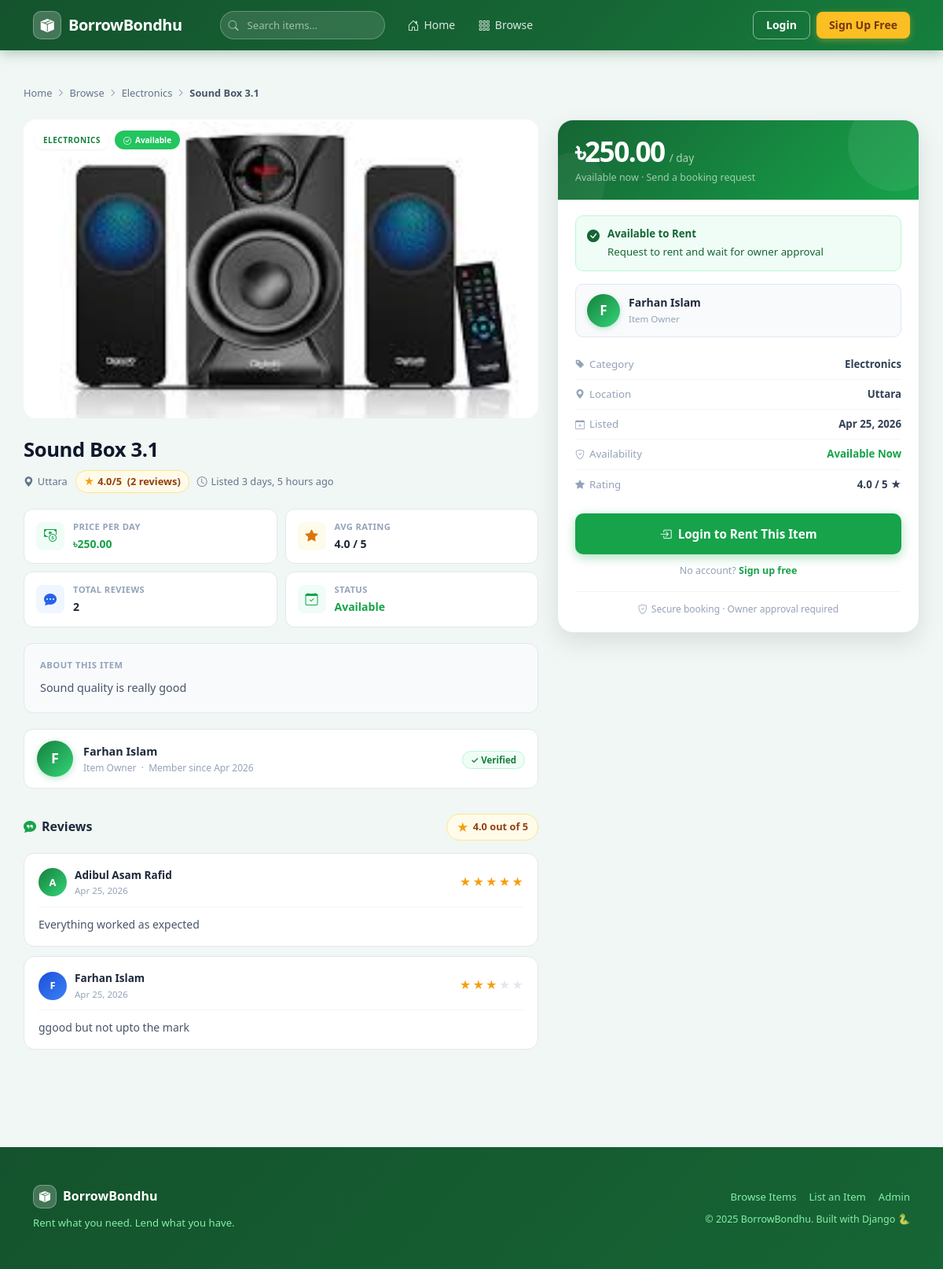
Page /listings/2/ on the committed database.
### listings/models.py (models this page shows, shortened)
class Listing(models.Model):
    CATEGORY_CHOICES = [
        ('cameras', 'Cameras & Photography'),
        ('electronics', 'Electronics'),
        ('tools', 'Tools & Equipment'),
        ('events', 'Event Equipment'),
        ('sports', 'Sports & Outdoors'),
        ('other', 'Other'),
    ]
    owner = models.ForeignKey(User, on_delete=models.CASCADE, related_name='listings')
    title = models.CharField(max_length=200)
    description = models.TextField()
    category = models.CharField(max_length=50, choices=CATEGORY_CHOICES)
    price_per_day = models.DecimalField(max_digits=10, decimal_places=2)
    location = models.CharField(max_length=200)
    image = models.ImageField(upload_to='listings/', blank=True, null=True)
    is_available = models.BooleanField(default=True)
    approved = models.BooleanField(default=False)
    created_at = models.DateTimeField(auto_now_add=True)
    def average_rating(self):
        reviews = self.reviews.all()
        if reviews.exists():
            return round(sum(r.rating for r in reviews) / reviews.count(), 1)
        return None
    def is_currently_booked(self):
        today = timezone.now().date()
        return self.bookings.filter(
            status='accepted',
            start_date__lte=today,
            end_date__gte=today
        ).first()
    def active_booking(self):
        return self.is_currently_booked()

### reviews/models.py (models this page shows, shortened)
class Review(models.Model):
    RATING_CHOICES = [(i, str(i)) for i in range(1, 6)]
    reviewer = models.ForeignKey(User, on_delete=models.CASCADE, related_name='reviews')
    listing = models.ForeignKey(Listing, on_delete=models.CASCADE, related_name='reviews')
    booking = models.OneToOneField(Booking, on_delete=models.CASCADE, related_name='review')
    rating = models.IntegerField(choices=RATING_CHOICES)
    comment = models.TextField()
    created_at = models.DateTimeField(auto_now_add=True)

### listings/views.py (the view)
# urls.py: path('<int:pk>/', views.listing_detail, name='listing_detail'),
def listing_detail(request, pk):
    listing = get_object_or_404(Listing, pk=pk, approved=True)
    reviews = listing.reviews.select_related('reviewer').order_by('-created_at')
    avg_rating = listing.average_rating()
    active_booking = listing.active_booking()  # ← NEW
    return render(request, 'listings/listing_detail.html', {
        'listing': listing,
        'reviews': reviews,
        'avg_rating': avg_rating,
        'active_booking': active_booking,  # ← NEW
    })

### templates/listings/listing_detail.html (shortened to what this page needs)
{% extends 'base.html' %}
{% block content %}
<div class="container detail-page">
  <div class="breadcrumb-bar">
    <a href="{% url 'home' %}">Home</a>
    <i class="bi bi-chevron-right" style="font-size:10px;"></i>
    <a href="{% url 'listing_list' %}">Browse</a>
    <i class="bi bi-chevron-right" style="font-size:10px;"></i>
    <a href="{% url 'listing_list' %}?category={{ listing.category }}">{{ listing.get_category_display }}</a>
    <i class="bi bi-chevron-right" style="font-size:10px;"></i>
    <span style="color:#475569; font-weight:600;">{{ listing.title|truncatechars:35 }}</span>
  </div>
  <div class="row g-4">
    <div class="col-lg-7">
      <div class="main-image-wrap mb-4">
        {% if listing.image %}
          <img src="{{ listing.image.url }}" alt="{{ listing.title }}">
        {% else %}
          <div class="main-image-placeholder">
            <i class="bi bi-image"></i>
            <span>No image uploaded</span>
          </div>
        {% endif %}
        <div class="img-badge-wrap">
          <span class="img-cat-badge">{{ listing.get_category_display }}</span>
          {% if active_booking %}
            <span class="img-avail-badge booked">
              <i class="bi bi-calendar-x"></i> Booked
            </span>
          {% else %}
            <span class="img-avail-badge available">
              <i class="bi bi-check-circle"></i> Available
            </span>
          {% endif %}
        </div>
      </div>
      <h1 class="listing-title">{{ listing.title }}</h1>
      <div class="listing-meta-row">
        <div class="meta-chip">
          <i class="bi bi-geo-alt-fill"></i> {{ listing.location }}
        </div>
        {% if avg_rating %}
          <div class="rating-chip">
            <span style="color:#f59e0b;">★</span>
            {{ avg_rating }}/5 &nbsp;({{ reviews.count }} review{{ reviews.count|pluralize }})
          </div>
        {% else %}
          <div class="rating-chip" style="background:#f0f9ff;border-color:#bae6fd;color:#075985;">
            <i class="bi bi-star" style="font-size:11px;"></i> No reviews yet
          </div>
        {% endif %}
        <div class="meta-chip">
          <i class="bi bi-clock"></i> Listed {{ listing.created_at|timesince }} ago
        </div>
      </div>
      <div class="info-grid">
        <div class="info-box">
          <div class="info-box-icon" style="background:#f0fdf6;color:#16a34a;">
            <i class="bi bi-cash-coin"></i>
          </div>
          <div>
            <div class="info-box-label">Price Per Day</div>
            <div class="info-box-val" style="color:#16a34a;">৳{{ listing.price_per_day }}</div>
          </div>
        </div>
        <div class="info-box">
          <div class="info-box-icon" style="background:#fffbeb;color:#d97706;">
            <i class="bi bi-star-fill"></i>
          </div>
          <div>
            <div class="info-box-label">Avg Rating</div>
            <div class="info-box-val">
              {% if avg_rating %}{{ avg_rating }} / 5{% else %}No ratings{% endif %}
            </div>
          </div>
        </div>
        <div class="info-box">
          <div class="info-box-icon" style="background:#eff6ff;color:#2563eb;">
            <i class="bi bi-chat-dots-fill"></i>
          </div>
          <div>
            <div class="info-box-label">Total Reviews</div>
            <div class="info-box-val">{{ reviews.count }}</div>
          </div>
        </div>
        <div class="info-box">
          {% if active_booking %}
            <div class="info-box-icon" style="background:#fef2f2;color:#ef4444;">
              <i class="bi bi-calendar-x"></i>
            </div>
            <div>
              <div class="info-box-label">Status</div>
              <div class="info-box-val" style="color:#ef4444;">Booked</div>
            </div>
          {% else %}
            <div class="info-box-icon" style="background:#f0fdf6;color:#16a34a;">
              <i class="bi bi-calendar-check"></i>
            </div>
            <div>
              <div class="info-box-label">Status</div>
              <div class="info-box-val" style="color:#16a34a;">Available</div>
            </div>
          {% endif %}
        </div>
      </div>
      <div class="desc-block">
        <div class="block-label">About this item</div>
        <p>{{ listing.description }}</p>
      </div>
      <div class="owner-strip">
        <div class="owner-avatar-lg">
          {% if listing.owner.first_name %}
            {{ listing.owner.first_name|first|upper }}
          {% else %}
            {{ listing.owner.username|first|upper }}
          {% endif %}
        </div>
        <div>
          <div class="owner-name">
            {{ listing.owner.get_full_name|default:listing.owner.username }}
          </div>
          <div class="owner-sub">
            Item Owner &nbsp;·&nbsp; Member since {{ listing.owner.date_joined|date:"M Y" }}
          </div>
        </div>
        <div class="ms-auto">
          <span class="badge-member">✓ Verified</span>
        </div>
      </div>
      <div class="reviews-section">
        <div class="section-head">
          <h5>
            <i class="bi bi-chat-quote-fill" style="color:#16a34a;"></i> Reviews
          </h5>
          {% if avg_rating %}
            <div class="avg-pill">
              <span style="font-size:15px;color:#f59e0b;">★</span>
              {{ avg_rating }} out of 5
            </div>
          {% endif %}
        </div>
        {% for review in reviews %}
          <div class="review-card">
            <div class="review-top">
              <div class="reviewer-row">
                {% if forloop.counter|divisibleby:4 %}
                  <div class="reviewer-av" style="background:linear-gradient(135deg,#334155,#64748b);">
                {% elif forloop.counter|divisibleby:3 %}
                  <div class="reviewer-av" style="background:linear-gradient(135deg,#6d28d9,#a78bfa);">
                {% elif forloop.counter|divisibleby:2 %}
                  <div class="reviewer-av" style="background:linear-gradient(135deg,#1d4ed8,#3b82f6);">
                {% else %}
                  <div class="reviewer-av" style="background:linear-gradient(135deg,#15803d,#34d478);">
                {% endif %}
                  {% if review.reviewer.first_name %}
                    {{ review.reviewer.first_name|first|upper }}
                  {% else %}
                    {{ review.reviewer.username|first|upper }}
                  {% endif %}
                </div>
                <div>
                  <div class="reviewer-nm">
                    {{ review.reviewer.get_full_name|default:review.reviewer.username }}
                  </div>
                  <div class="reviewer-dt">{{ review.created_at|date:"M d, Y" }}</div>
                </div>
              </div>
              <div class="star-row">
                {% for i in "12345" %}
                  <span class="{% if forloop.counter <= review.rating %}filled{% else %}empty{% endif %}">★</span>
                {% endfor %}
              </div>
            </div>
            <p class="review-body">{{ review.comment }}</p>
          </div>
        {% empty %}
          <div class="no-reviews-box">
            <i class="bi bi-chat-dots"></i>
            <p>No reviews yet.<br>Reviews appear here after completed bookings.</p>
          </div>
        {% endfor %}
      </div>
    </div>
    <div class="col-lg-5">
      <div class="booking-card">
        <div class="bc-header {% if active_booking %}booked-bg{% endif %}">
          <div style="display:flex;align-items:baseline;gap:4px;">
            <span class="bc-price">৳{{ listing.price_per_day }}</span>
            <span class="bc-price-unit">/ day</span>
          </div>
          <div class="bc-price-sub">
            {% if active_booking %}
              Rented out · Available from {{ active_booking.end_date|date:"M d, Y" }}
            {% else %}
              Available now · Send a booking request
            {% endif %}
          </div>
        </div>
        <div class="bc-body">
          {% if active_booking %}
            <div class="status-banner booked">
              <i class="bi bi-calendar-x-fill"></i>
              <div>
                <strong>Currently Rented Out</strong>
                Available again from {{ active_booking.end_date|date:"M d, Y" }}
              </div>
            </div>
          {% else %}
            <div class="status-banner available">
              <i class="bi bi-check-circle-fill"></i>
              <div>
                <strong>Available to Rent</strong>
                Request to rent and wait for owner approval
              </div>
            </div>
          {% endif %}
          <div class="bc-owner">
            <div class="bc-owner-av">
              {% if listing.owner.first_name %}
                {{ listing.owner.first_name|first|upper }}
              {% else %}
                {{ listing.owner.username|first|upper }}
              {% endif %}
            </div>
            <div>
              <div class="bc-owner-name">
                {{ listing.owner.get_full_name|default:listing.owner.username }}
              </div>
              <div class="bc-owner-label">Item Owner</div>
            </div>
          </div>
          <div class="detail-rows">
            <div class="detail-row">
              <span class="dr-label"><i class="bi bi-tag-fill"></i> Category</span>
              <span class="dr-val">{{ listing.get_category_display }}</span>
            </div>
            <div class="detail-row">
              <span class="dr-label"><i class="bi bi-geo-alt-fill"></i> Location</span>
              <span class="dr-val">{{ listing.location }}</span>
            </div>
            <div class="detail-row">
              <span class="dr-label"><i class="bi bi-calendar-plus"></i> Listed</span>
              <span class="dr-val">{{ listing.created_at|date:"M d, Y" }}</span>
            </div>
            <div class="detail-row">
              <span class="dr-label"><i class="bi bi-shield-check"></i> Availability</span>
              {% if active_booking %}
                <span class="dr-val red">Booked until {{ active_booking.end_date|date:"M d" }}</span>
              {% else %}
                <span class="dr-val green">Available Now</span>
              {% endif %}
            </div>
            <div class="detail-row">
              <span class="dr-label"><i class="bi bi-star-fill"></i> Rating</span>
              <span class="dr-val">
                {% if avg_rating %}{{ avg_rating }} / 5 ★{% else %}Not rated yet{% endif %}
              </span>
            </div>
          </div>
          {% if user.is_authenticated %}
            {% if user == listing.owner %}
              <div class="btn-owner-actions">
                <a href="{% url 'listing_edit' listing.pk %}" class="btn btn-outline-secondary btn-sm py-2">
                  <i class="bi bi-pencil"></i> Edit Listing
                </a>
                <a href="{% url 'listing_delete' listing.pk %}" class="btn btn-outline-danger btn-sm py-2">
                  <i class="bi bi-trash"></i> Delete
                </a>
              </div>
            {% elif active_booking %}
              <div class="btn-rent-disabled">
                <i class="bi bi-calendar-x"></i> Not Available Right Now
              </div>
            {% else %}
              <a href="{% url 'booking_create' listing.pk %}" class="btn-rent">
                <i class="bi bi-calendar-plus"></i> Rent This Item
              </a>
            {% endif %}
          {% else %}
            <a href="{% url 'login' %}?next={{ request.path }}" class="btn-rent">
              <i class="bi bi-box-arrow-in-right"></i> Login to Rent This Item
            </a>
            <p class="bc-signup-hint">
              No account? <a href="{% url 'register' %}">Sign up free</a>
            </p>
          {% endif %}
          <div class="safety-note">
            <i class="bi bi-shield-check"></i>
            Secure booking · Owner approval required
          </div>
        </div>
      </div>
    </div>
  </div>
</div>
{% endblock %}

### templates/base.html (style rules this page uses)
body { background: #f0f7f4; color: #1e293b; font-family: 'Segoe UI', system-ui, -apple-system, sans-serif; font-size: 15px; line-height: 1.6; }
a { color: #16a34a; text-decoration: none; }

### rows in the picture
Listing: category "Electronics", title "Sound Box 3.1", image (picture), category "ELECTRONICS", location "Uttara", created_at "3 days, 5 hours", price_per_day "250.00", description "Sound quality is really good", owner.first_name|first "F", owner.get_full_name "Farhan Islam", owner.date_joined "Apr 2026", created_at "Apr 25, 2026"
Review: reviewer.first_name|first "A", reviewer.get_full_name "Adibul Asam Rafid", created_at "Apr 25, 2026", comment "Everything worked as expected"
Review: reviewer.first_name|first "F", reviewer.get_full_name "Farhan Islam", created_at "Apr 25, 2026", comment "ggood but not upto the mark"

### other values in the picture
{{ avg_rating }} "4.0"
{{ reviews.count }} "2"
